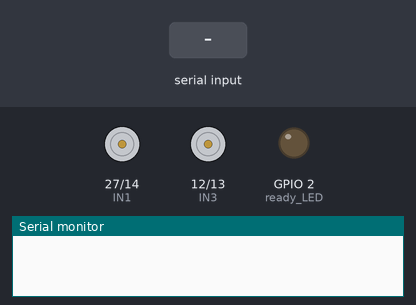
The sketch below on a simulated ESP32. Shown: motor-driver pin pairs drawn as motors (green arrow = first pin HIGH = forward, orange = second pin HIGH = backward, longer = more drive, scaled by the enable pin), output pins drawn as LEDs (lit = HIGH), the last lines printed to the serial monitor. Inputs (shaded band) come from the test bench.

Above: at 1.2 s.
1.3 s: "F90\n" received over the second serial link
At 3.4 s:
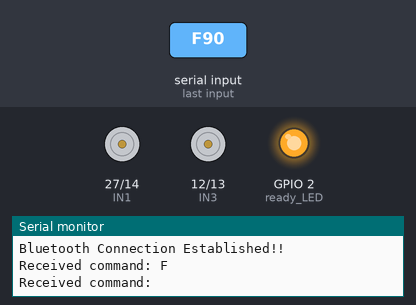
3.8 s: "B90\n" received over the second serial link
At 4.1 s:
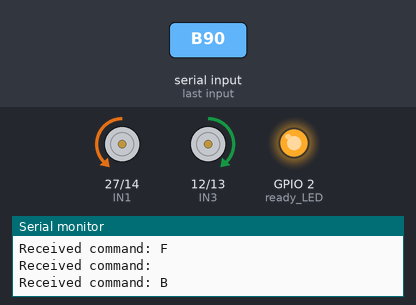
6.3 s: "L90\n" received over the second serial link
At 7.1 s:
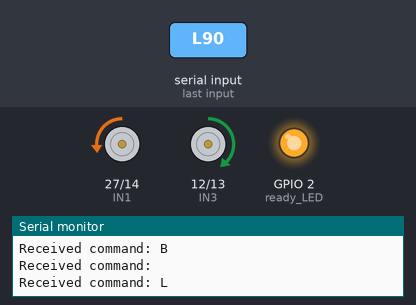
8.8 s: "R90\n" received over the second serial link
At 9.1 s:
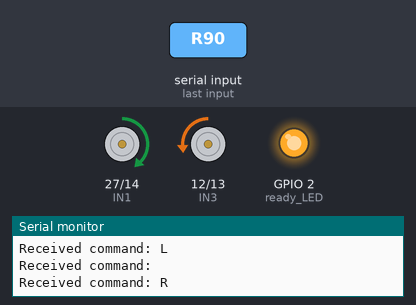
11.3 s: "F,45\n" received over the second serial link
At 12.1 s:
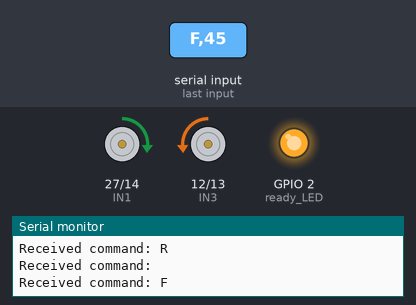
13.8 s: "B,45\n" received over the second serial link
At 14.1 s:
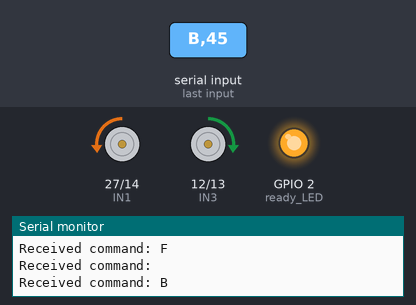
Timing chart, 0 to 16.8 s (numbered marks = the images above; inputs shaded):
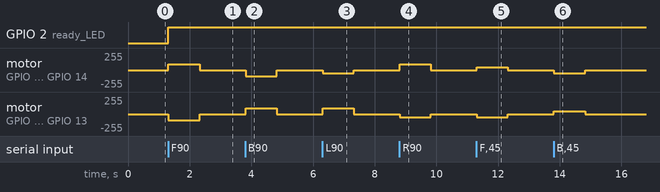

Measured:
- after the input at 1.3 s, GPIO 2 (ready_LED): LOW → HIGH at once; motor on GPIO 27 (IN1) / GPIO 14 (IN2): stopped → forward 90/255 at once, → stopped 1.0 s later; motor on GPIO 12 (IN3) / GPIO 13 (IN4): stopped → backward 90/255 at once, → stopped 1.0 s later
- after the input at 3.8 s, motor on GPIO 27 (IN1) / GPIO 14 (IN2): stopped → backward 90/255 at once, → stopped 1.0 s later; motor on GPIO 12 (IN3) / GPIO 13 (IN4): stopped → forward 90/255 at once, → stopped 1.0 s later
- after the input at 6.3 s, motor on GPIO 27 (IN1) / GPIO 14 (IN2): stopped → backward 45/255 at once, → stopped 1.0 s later; motor on GPIO 12 (IN3) / GPIO 13 (IN4): stopped → forward 90/255 at once, → stopped 1.0 s later
- after the input at 8.8 s, motor on GPIO 27 (IN1) / GPIO 14 (IN2): stopped → forward 90/255 at once, → stopped 1.0 s later; motor on GPIO 12 (IN3) / GPIO 13 (IN4): stopped → backward 45/255 at once, → stopped 1.0 s later
- after the input at 11.3 s, motor on GPIO 27 (IN1) / GPIO 14 (IN2): stopped → forward 45/255 at once, → stopped 1.0 s later; motor on GPIO 12 (IN3) / GPIO 13 (IN4): stopped → backward 45/255 at once, → stopped 1.0 s later
- after the input at 13.8 s, motor on GPIO 27 (IN1) / GPIO 14 (IN2): stopped → backward 45/255 at once, → stopped 1.0 s later; motor on GPIO 12 (IN3) / GPIO 13 (IN4): stopped → forward 45/255 at once, → stopped 1.0 s later

The sketch:

mark_2_prototype_code.ino
```cpp
#include <HardwareSerial.h>
// Define new motor control pins for L298N (4 Motors)
#define ENA 25   // New PWM Pin for Motor A (left side motor speed)
#define ENB 26   // New PWM Pin for Motor B (right side motor speed)
#define IN1 27   // New Motor A control pin 1 (left motor)
#define IN2 14   // New Motor A control pin 2 (left motor)
#define IN3 12   // New Motor B control pin 1 (right motor)
#define IN4 13   // New Motor B control pin 2 (right motor)

// Bluetooth HC-05 communication pins (Hardware Serial)
#define BT_RX_PIN 16  // New RX pin of Bluetooth module (connected to TX2 of ESP32)
#define BT_TX_PIN 17  // New TX pin of Bluetooth module (connected to RX2 of ESP32)

// Ready to Run indicator
#define ready_LED 2   // New LED pin to indicate readiness

// Use Hardware Serial 2 for Bluetooth communication
HardwareSerial BTSerial(2);

int speedValue = 255;  // Default max speed

bool connectionEstablished = false;  // Debugging connectivity issues

void setup() {
  // Serial monitor for debugging
  Serial.begin(9600);  // Start serial communication for debugging

  // Initialize Hardware Serial 2 for Bluetooth
  BTSerial.begin(9600, SERIAL_8N1, BT_RX_PIN, BT_TX_PIN);

  // Initialize motor control pins as outputs
  pinMode(ENA, OUTPUT);
  pinMode(ENB, OUTPUT);
  pinMode(IN1, OUTPUT);
  pinMode(IN2, OUTPUT);
  pinMode(IN3, OUTPUT);
  pinMode(IN4, OUTPUT);

  // LED indicator setup
  pinMode(ready_LED, OUTPUT);
  digitalWrite(ready_LED, LOW);  // Initially, LED is off (no connection)

  // Set initial motor speed to 0 (stopped)
  analogWrite(ENA, 0);
  analogWrite(ENB, 0);
}

void loop() {
  // Connectivity debugging statements
  if (BTSerial.available()) {
    if (!connectionEstablished) {
      Serial.println("Bluetooth Connection Established!!");
      connectionEstablished = true;
      digitalWrite(ready_LED, HIGH);
    }
  }

  // Check if data is available from Bluetooth
  if (BTSerial.available() > 0) {
    char command = BTSerial.read();  // Read the incoming character from Bluetooth (F, B, L, R, S)
    delay(10);
    int inputSpeed = BTSerial.parseInt();  // Extract numerical speed information (0 - 255)

    if (inputSpeed >= 0 && inputSpeed <= 255) {
      speedValue = inputSpeed;  // Override speed with user input
    } else {
      Serial.println("Invalid Speed value! Keeping default speed.");
    }

    // Debugging output to serial monitor
    Serial.print("Received command: ");
    Serial.println(command);

    // Control motor based on the received command
    switch (command) {
      case 'F':  // Move Forward
        moveForward(speedValue);
        break;
      case 'B':  // Move Backward
        moveBackward(speedValue);
        break;
      case 'L':  // Turn Left
        turnLeft(speedValue);
        break;
      case 'R':  // Turn Right
        turnRight(speedValue);
        break;
      case 'S':  // Stop
        stopMotors();
        break;
      default:
        stopMotors();  // Stop the car for any invalid command
        break;
    }
  }
}

// Move the car forward
void moveForward(int speed) {
  digitalWrite(IN1, HIGH);
  digitalWrite(IN2, LOW);
  analogWrite(ENA, speed);

  digitalWrite(IN3, LOW);
  digitalWrite(IN4, HIGH);
  analogWrite(ENB, speed);
}

// Move the car backward
void moveBackward(int speed) {
  digitalWrite(IN1, LOW);
  digitalWrite(IN2, HIGH);
  analogWrite(ENA, speed);

  digitalWrite(IN3, HIGH);
  digitalWrite(IN4, LOW);
  analogWrite(ENB, speed);
}

// Turn the car left
void turnLeft(int speed) {
  digitalWrite(IN1, LOW);
  digitalWrite(IN2, HIGH);
  analogWrite(ENA, speed / 2);

  digitalWrite(IN3, HIGH);
  digitalWrite(IN4, LOW);
  analogWrite(ENB, speed);
}

// Turn the car right
void turnRight(int speed) {
  digitalWrite(IN1, HIGH);
  digitalWrite(IN2, LOW);
  analogWrite(ENA, speed);

  digitalWrite(IN3, LOW);
  digitalWrite(IN4, HIGH);
  analogWrite(ENB, speed / 2);
}

// Stop all motors
void stopMotors() {
  digitalWrite(IN1, LOW);
  digitalWrite(IN2, LOW);
  analogWrite(ENA, 0);

  digitalWrite(IN3, LOW);
  digitalWrite(IN4, LOW);
  analogWrite(ENB, 0);
}
```
